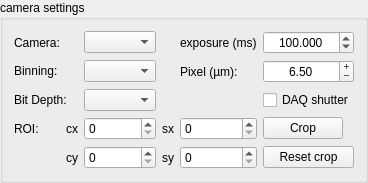
           <widget class="QGroupBox" name="camera_groupBox">
            <property name="enabled">
             <bool>true</bool>
            </property>
            <property name="sizePolicy">
             <sizepolicy hsizetype="Expanding" vsizetype="Preferred">
              <horstretch>0</horstretch>
              <verstretch>0</verstretch>
             </sizepolicy>
            </property>
            <property name="minimumSize">
             <size>
              <width>360</width>
              <height>0</height>
             </size>
            </property>
            <property name="title">
             <string>camera settings</string>
            </property>
            <property name="currentIndex" stdset="0">
             <number>0</number>
            </property>
            <layout class="QGridLayout" name="gridLayout_6">
             <item row="4" column="1">
              <widget class="QLabel" name="label_24">
               <property name="sizePolicy">
                <sizepolicy hsizetype="Expanding" vsizetype="Preferred">
                 <horstretch>0</horstretch>
                 <verstretch>0</verstretch>
                </sizepolicy>
               </property>
               <property name="maximumSize">
                <size>
                 <width>20</width>
                 <height>16777215</height>
                </size>
               </property>
               <property name="text">
                <string>cx</string>
               </property>
              </widget>
             </item>
             <item row="1" column="5">
              <widget class="QLabel" name="label">
               <property name="minimumSize">
                <size>
                 <width>70</width>
                 <height>0</height>
                </size>
               </property>
               <property name="maximumSize">
                <size>
                 <width>70</width>
                 <height>16777215</height>
                </size>
               </property>
               <property name="text">
                <string>Pixel (µm):</string>
               </property>
              </widget>
             </item>
             <item row="4" column="5">
              <widget class="QSpinBox" name="sx_spinBox">
               <property name="maximum">
                <number>1000000000</number>
               </property>
              </widget>
             </item>
             <item row="0" column="0">
              <widget class="QLabel" name="label_21">
               <property name="text">
                <string>Camera:</string>
               </property>
              </widget>
             </item>
             <item row="2" column="0" colspan="2">
              <widget class="QLabel" name="label_6">
               <property name="sizePolicy">
                <sizepolicy hsizetype="Expanding" vsizetype="Fixed">
                 <horstretch>0</horstretch>
                 <verstretch>0</verstretch>
                </sizepolicy>
               </property>
               <property name="maximumSize">
                <size>
                 <width>65</width>
                 <height>16777215</height>
                </size>
               </property>
               <property name="text">
                <string>Bit Depth:</string>
               </property>
              </widget>
             </item>
             <item row="1" column="8">
              <widget class="QDoubleSpinBox" name="px_size_doubleSpinBox">
               <property name="maximumSize">
                <size>
                 <width>120</width>
                 <height>16777215</height>
                </size>
               </property>
               <property name="alignment">
                <set>Qt::AlignCenter</set>
               </property>
               <property name="buttonSymbols">
                <enum>QAbstractSpinBox::PlusMinus</enum>
               </property>
               <property name="minimum">
                <double>1.000000000000000</double>
               </property>
               <property name="value">
                <double>6.500000000000000</double>
               </property>
              </widget>
             </item>
             <item row="5" column="4">
              <widget class="QLabel" name="label_27">
               <property name="maximumSize">
                <size>
                 <width>20</width>
                 <height>16777215</height>
                </size>
               </property>
               <property name="text">
                <string>sy</string>
               </property>
              </widget>
             </item>
             <item row="4" column="4">
              <widget class="QLabel" name="label_26">
               <property name="maximumSize">
                <size>
                 <width>20</width>
                 <height>16777215</height>
                </size>
               </property>
               <property name="text">
                <string>sx</string>
               </property>
              </widget>
             </item>
             <item row="4" column="3">
              <widget class="QSpinBox" name="cx_spinBox">
               <property name="maximum">
                <number>1000000000</number>
               </property>
              </widget>
             </item>
             <item row="5" column="3">
              <widget class="QSpinBox" name="cy_spinBox">
               <property name="maximum">
                <number>1000000000</number>
               </property>
              </widget>
             </item>
             <item row="5" column="5">
              <widget class="QSpinBox" name="sy_spinBox">
               <property name="maximum">
                <number>1000000000</number>
               </property>
              </widget>
             </item>
             <item row="0" column="5">
              <widget class="QLabel" name="label_20">
               <property name="text">
                <string>exposure (ms)</string>
               </property>
              </widget>
             </item>
             <item row="0" column="8">
              <widget class="QDoubleSpinBox" name="exp_spinBox">
               <property name="enabled">
                <bool>true</bool>
               </property>
               <property name="alignment">
                <set>Qt::AlignCenter</set>
               </property>
               <property name="decimals">
                <number>3</number>
               </property>
               <property name="minimum">
                <double>0.000000000000000</double>
               </property>
               <property name="maximum">
                <double>100000.000000000000000</double>
               </property>
               <property name="value">
                <double>100.000000000000000</double>
               </property>
              </widget>
             </item>
             <item row="1" column="0">
              <widget class="QLabel" name="label_22">
               <property name="sizePolicy">
                <sizepolicy hsizetype="Preferred" vsizetype="Fixed">
                 <horstretch>0</horstretch>
                 <verstretch>0</verstretch>
                </sizepolicy>
               </property>
               <property name="maximumSize">
                <size>
                 <width>65</width>
                 <height>16777215</height>
                </size>
               </property>
               <property name="text">
                <string>Binning:</string>
               </property>
              </widget>
             </item>
             <item row="5" column="1">
              <widget class="QLabel" name="label_25">
               <property name="sizePolicy">
                <sizepolicy hsizetype="Expanding" vsizetype="Preferred">
                 <horstretch>0</horstretch>
                 <verstretch>0</verstretch>
                </sizepolicy>
               </property>
               <property name="maximumSize">
                <size>
                 <width>20</width>
                 <height>16777215</height>
                </size>
               </property>
               <property name="text">
                <string>cy</string>
               </property>
              </widget>
             </item>
             <item row="2" column="8">
              <widget class="QCheckBox" name="daq_shutter_checkBox">
               <property name="text">
                <string>DAQ shutter</string>
               </property>
              </widget>
             </item>
             <item row="4" column="0">
              <widget class="QLabel" name="label_2">
               <property name="sizePolicy">
                <sizepolicy hsizetype="Fixed" vsizetype="Preferred">
                 <horstretch>0</horstretch>
                 <verstretch>0</verstretch>
                </sizepolicy>
               </property>
               <property name="text">
                <string>ROI:</string>
               </property>
              </widget>
             </item>
             <item row="4" column="8">
              <widget class="QPushButton" name="crop_Button">
               <property name="sizePolicy">
                <sizepolicy hsizetype="Fixed" vsizetype="Fixed">
                 <horstretch>0</horstretch>
                 <verstretch>0</verstretch>
                </sizepolicy>
               </property>
               <property name="maximumSize">
                <size>
                 <width>16777215</width>
                 <height>16777215</height>
                </size>
               </property>
               <property name="text">
                <string>Crop</string>
               </property>
              </widget>
             </item>
             <item row="5" column="8">
              <widget class="QPushButton" name="reset_crop_pushButton">
               <property name="text">
                <string>Reset crop</string>
               </property>
              </widget>
             </item>
             <item row="2" column="3">
              <widget class="QComboBox" name="bit_comboBox">
               <property name="enabled">
                <bool>true</bool>
               </property>
               <property name="sizePolicy">
                <sizepolicy hsizetype="Expanding" vsizetype="Fixed">
                 <horstretch>0</horstretch>
                 <verstretch>0</verstretch>
                </sizepolicy>
               </property>
               <property name="maximumSize">
                <size>
                 <width>75</width>
                 <height>16777215</height>
                </size>
               </property>
              </widget>
             </item>
             <item row="1" column="3">
              <widget class="QComboBox" name="bin_comboBox">
               <property name="enabled">
                <bool>true</bool>
               </property>
               <property name="sizePolicy">
                <sizepolicy hsizetype="Expanding" vsizetype="Fixed">
                 <horstretch>0</horstretch>
                 <verstretch>0</verstretch>
                </sizepolicy>
               </property>
               <property name="maximumSize">
                <size>
                 <width>75</width>
                 <height>16777215</height>
                </size>
               </property>
              </widget>
             </item>
             <item row="0" column="3">
              <widget class="QComboBox" name="set_camera_comboBox">
               <property name="sizePolicy">
                <sizepolicy hsizetype="Expanding" vsizetype="Fixed">
                 <horstretch>0</horstretch>
                 <verstretch>0</verstretch>
                </sizepolicy>
               </property>
               <property name="maximumSize">
                <size>
                 <width>16777215</width>
                 <height>16777215</height>
                </size>
               </property>
              </widget>
             </item>
            </layout>
           </widget>
